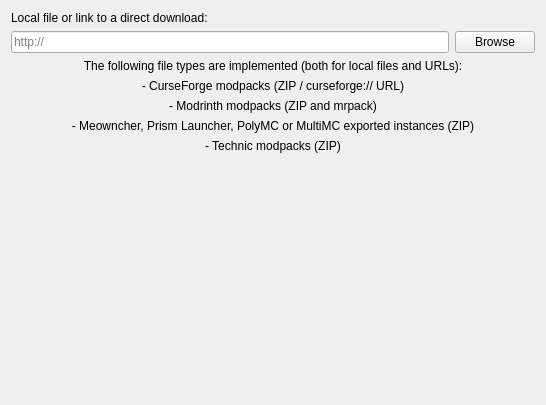
<?xml version="1.0" encoding="UTF-8"?>
<ui version="4.0">
 <class>ImportPage</class>
 <widget class="QWidget" name="ImportPage">
  <property name="geometry">
   <rect>
    <x>0</x>
    <y>0</y>
    <width>546</width>
    <height>405</height>
   </rect>
  </property>
  <layout class="QGridLayout" name="gridLayout">
   <item row="2" column="0">
    <widget class="QLineEdit" name="modpackEdit">
     <property name="placeholderText">
      <string notr="true">http://</string>
     </property>
    </widget>
   </item>
   <item row="2" column="1">
    <widget class="QPushButton" name="modpackBtn">
     <property name="text">
      <string>Browse</string>
     </property>
    </widget>
   </item>
   <item row="3" column="0" rowspan="2" colspan="2">
    <layout class="QVBoxLayout" name="verticalLayout">
     <item>
      <widget class="QLabel" name="label">
       <property name="text">
        <string>The following file types are implemented (both for local files and URLs):</string>
       </property>
       <property name="alignment">
        <set>Qt::AlignCenter</set>
       </property>
      </widget>
     </item>
     <item>
      <widget class="QLabel" name="label_5">
       <property name="text">
        <string>- CurseForge modpacks (ZIP / curseforge:// URL)</string>
       </property>
       <property name="alignment">
        <set>Qt::AlignCenter</set>
       </property>
      </widget>
     </item>
     <item>
      <widget class="QLabel" name="label_3">
       <property name="text">
        <string>- Modrinth modpacks (ZIP and mrpack)</string>
       </property>
       <property name="alignment">
        <set>Qt::AlignCenter</set>
       </property>
      </widget>
     </item>
     <item>
      <widget class="QLabel" name="label_2">
       <property name="text">
        <string>- Meowncher, Prism Launcher, PolyMC or MultiMC exported instances (ZIP)</string>
       </property>
       <property name="alignment">
        <set>Qt::AlignCenter</set>
       </property>
      </widget>
     </item>
     <item>
      <widget class="QLabel" name="label_4">
       <property name="text">
        <string>- Technic modpacks (ZIP)</string>
       </property>
       <property name="alignment">
        <set>Qt::AlignCenter</set>
       </property>
      </widget>
     </item>
    </layout>
   </item>
   <item row="5" column="0" colspan="2">
    <spacer name="verticalSpacer">
     <property name="orientation">
      <enum>Qt::Vertical</enum>
     </property>
     <property name="sizeHint" stdset="0">
      <size>
       <width>20</width>
       <height>40</height>
      </size>
     </property>
    </spacer>
   </item>
   <item row="0" column="0" colspan="2">
    <widget class="QLabel" name="modpackLabel">
     <property name="text">
      <string>Local file or link to a direct download:</string>
     </property>
    </widget>
   </item>
  </layout>
 </widget>
 <resources/>
 <connections/>
</ui>
